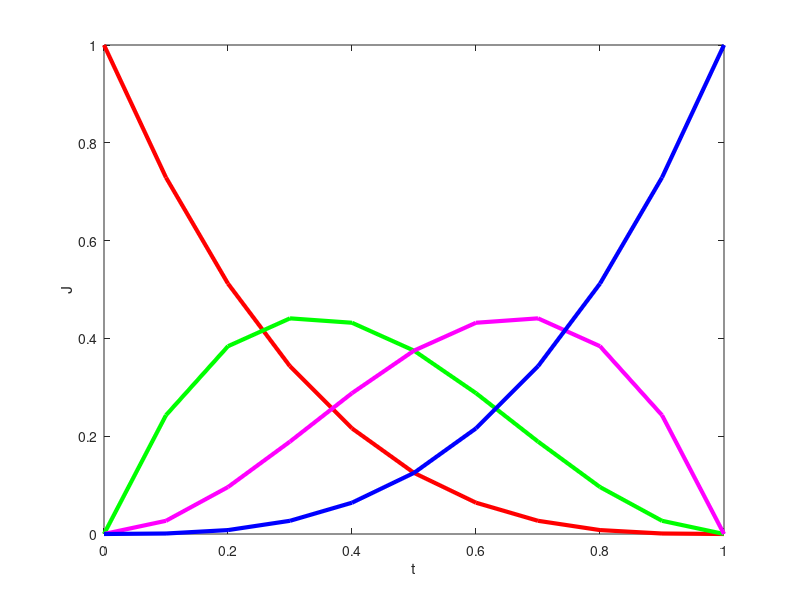

Write the MATLAB code that produced this figure.
clear 
t = [0 0.1 0.2 0.3 0.4 0.5 0.6 0.7 0.8 0.9 1.0];
for I = 1:11
    J0(I) = (1-t(I))^3;
    
end 
plot(t,J0,'r','LineWidth',3)
xlabel('t');
ylabel('J');
hold on

for I =1:11
    J1(I) = 3*t(I)*(1-t(I))^2;
end 
plot(t,J1,'g','LineWidth',3)
xlabel('t');
ylabel('J');
hold on

for I =1:11
    J2(I) = 3*t(I)^2*(1-t(I));
end  
plot(t,J2,'m','LineWidth',3)
xlabel('t');
ylabel('J');
hold on

for I =1:11
    J3(I) = t(I)^3;
end 
plot(t,J3,'b','LineWidth',3)
xlabel('t');
ylabel('J');
hold on

